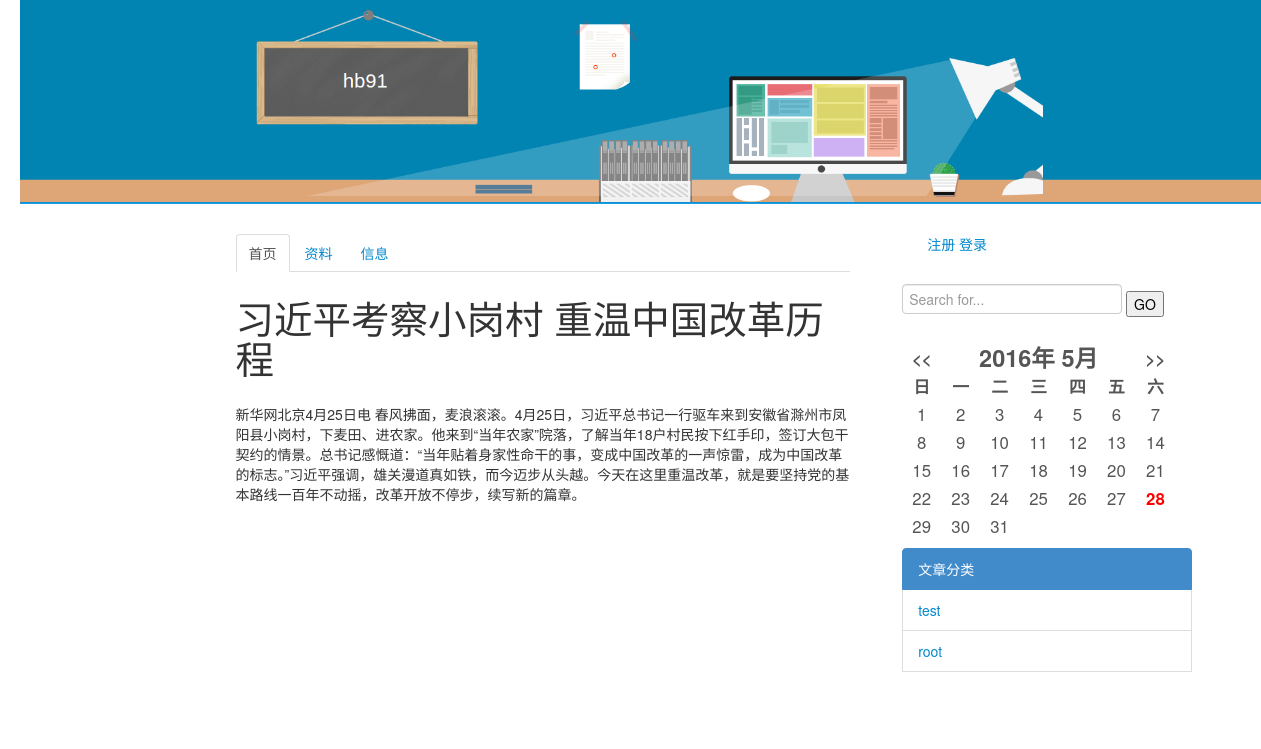
Screenshot of /blog/p/6/ with the database file from the repository.
### blog/models.py (models this page shows, shortened)
class Article(models.Model):
    title = models.CharField(max_length=100)
    author = models.ForeignKey(User)
    content = models.TextField()
    tags = models.ForeignKey(Category, blank=True, null=True)
    cre_date = models.DateTimeField()
    update = models.DateTimeField()

class Category(models.Model):
    name = models.CharField(max_length=30)
    class Meta:
        ordering = ['-id']

### blog/views.py (the view)
# urls.py: url(r'^p/(?P<article_id>[0-9]+)/$', views.detail,name='detail'),
def detail(request, article_id):
    article = get_object_or_404(Article, pk=article_id)
    d_key = {"article": article,
    "is_category": False,
    "categories": Category.objects.all()}
    return render(request, 'blog/p/detail.html', d_key)

### blog/templates/blog/p/detail.html (shortened to what this page needs)
{% extends "blog/base.html" %}
    {% block context %}
			<h1>{{ article.title }}</h1>
            <p>{{ article.content }}</p>
    {% endblock context %}

### blog/templates/blog/category.html
{% block category %}
<div class="list-group">
                <a class="list-group-item active">
                文章分类
                </a>
                {% if categories %}
                {% for c in categories %}
                <li class="list-group-item">
                <a href="{% url 'blog:category' c.id %}">{{ c.name }}</a>
                </li>
                {% endfor %}
                {% endif %}
</div>
{% endblock category %}

### rows the page displays
Article: title "习近平考察小岗村 重温中国改革历程", content "新华网北京4月25日电 春风拂面，麦浪滚滚。4月25日，习近平总书记一行驱车来到安徽省滁州市凤阳县小岗村，下麦田、进农家。他来到“当年农家”院落，了解当年18户村民按下红手印，签订大包干契约的情景。总书记感慨道：“当年贴着身家性命干的事，变成中国改革的一声惊雷，成为中国改革的标志。”习近平强调，雄关漫道真如铁，而今迈步从头越。今天在这里重温改革，就是要坚持党的基本路线一百年不动摇，改革开放不停步，续写新的篇章。"
Category: name "test"
Category: name "root"
